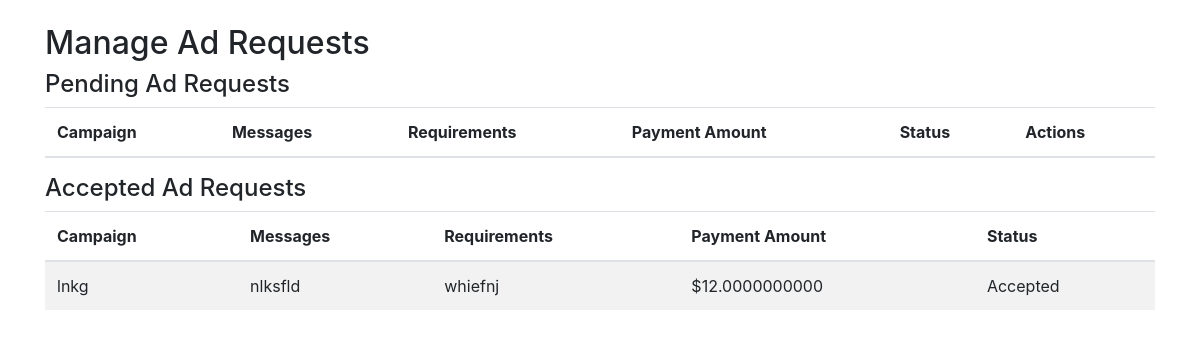
Screenshot of /infmanage_ad_requests (signed in) with the database file from the repository.
### Code/models_2.py (models this page shows)
class AdRequest(db.Model):
    ad_request_id = db.Column(db.Integer, primary_key=True)
    campaign_id = db.Column(db.Integer, db.ForeignKey('campaign.campaign_id'), nullable=False)
    influencer_id = db.Column(db.Integer, db.ForeignKey('influencer.influencer_id'), nullable=False)
    messages = db.Column(db.Text, nullable=False)
    requirements = db.Column(db.Text, nullable=False)
    payment_amount = db.Column(db.Numeric, nullable=False)
    status = db.Column(db.String(50), nullable=False, default='Pending')

class Campaign(db.Model):
    campaign_id = db.Column(db.Integer, primary_key=True)
    sponsor_id = db.Column(db.Integer, db.ForeignKey('sponsor.sponsor_id'), nullable=False)
    name = db.Column(db.String, nullable=False)
    description = db.Column(db.String, nullable=False)
    start_date = db.Column(db.Date, nullable=False)
    end_date = db.Column(db.Date, nullable=False)
    budget = db.Column(db.Numeric, nullable=False)
    visibility = db.Column(db.String, nullable=False)
    goals = db.Column(db.String, nullable=False)
    ad_requests = db.relationship('AdRequest', backref='campaign')

### Code/app.py (the view)
@app.route('/infmanage_ad_requests')
@login_required
def infmanage_ad_requests():
    if current_user.role != 'influencer':
        flash('You are not authorized to manage ad requests.', 'danger')
        return redirect(url_for('index'))
    ad_requests = AdRequest.query.filter_by(influencer_id=current_user.influencer.influencer_id).all()
    return render_template('infmanage_ad_requests.html', ad_requests=ad_requests)

### Code/app.py (called while the page is built)
@login_manager.user_loader
def load_user(user_id):
    return User.query.get(int(user_id))

### Code/models_2.py (called while the page is built)
    @property
    def is_active(self):
        return True

### Code/templates/infmanage_ad_requests.html (shortened to what this page needs)
<!DOCTYPE html>
<html lang="en">
<head>
    <link rel="stylesheet" href="https://stackpath.bootstrapcdn.com/bootstrap/4.3.1/css/bootstrap.min.css">
</head>
<body>
    <div class="container mt-4">
        <h2>Manage Ad Requests</h2>
        <h4>Pending Ad Requests</h4>
        <table class="table table-striped">
            <thead>
                <tr>
                    <th>Campaign</th>
                    <th>Messages</th>
                    <th>Requirements</th>
                    <th>Payment Amount</th>
                    <th>Status</th>
                    <th>Actions</th>
                </tr>
            </thead>
        </table>
        <h4>Accepted Ad Requests</h4>
        <table class="table table-striped">
            <thead>
                <tr>
                    <th>Campaign</th>
                    <th>Messages</th>
                    <th>Requirements</th>
                    <th>Payment Amount</th>
                    <th>Status</th>
                </tr>
            </thead>
            <tbody>
                {% for ad_request in ad_requests if ad_request.status == 'Accepted' %}
                <tr>
                    <td>{{ ad_request.campaign.name }}</td>
                    <td>{{ ad_request.messages }}</td>
                    <td>{{ ad_request.requirements }}</td>
                    <td>${{ ad_request.payment_amount }}</td>
                    <td>{{ ad_request.status }}</td>
                </tr>
                {% endfor %}
            </tbody>
        </table>
    </div>
</body>
</html>

### rows the page displays
AdRequest: campaign.name "lnkg", messages "nlksfld", requirements "whiefnj", payment_amount "12.0000000000", status "Accepted"
